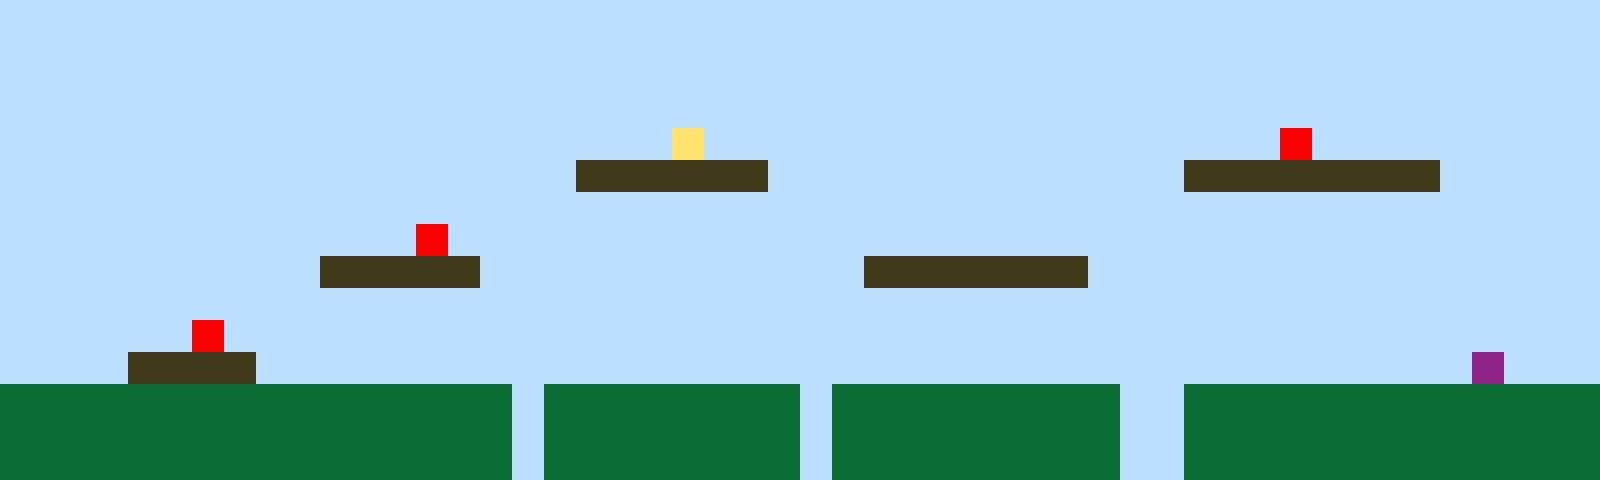

A 2D game scene composited from a Tiled map and its tileset images. What follows is a short description and the map's XML, with every tile layer's data as written:
An orthogonal 50x15 tile map with 32x32 px tiles, 1 tile layer (Tile Layer 1).

<map version="1.10" tiledversion="1.11.2" orientation="orthogonal" renderorder="right-up" width="50" height="15" tilewidth="32" tileheight="32" infinite="0" nextlayerid="2" nextobjectid="1"><editorsettings><export target="map1.csv" format="csv" /></editorsettings><tileset firstgid="1" name="sprites" tilewidth="32" tileheight="32" tilecount="6" columns="3"><image source="sprites.png" width="96" height="64" /></tileset><layer id="1" name="Tile Layer 1" width="50" height="15"><data encoding="csv">1,1,1,1,1,1,1,1,1,1,1,1,1,1,1,1,1,1,1,1,1,1,1,1,1,1,1,1,1,1,1,1,1,1,1,1,1,1,1,1,1,1,1,1,1,1,1,1,1,1,1,1,1,1,1,1,1,1,1,1,1,1,1,1,1,1,1,1,1,1,1,1,1,1,1,1,1,1,1,1,1,1,1,1,1,1,1,1,1,1,1,1,1,1,1,1,1,1,1,1,1,1,1,1,1,1,1,1,1,1,1,1,1,1,1,1,1,1,1,1,1,1,1,1,1,1,1,1,1,1,1,1,1,1,1,1,1,1,1,1,1,1,1,1,1,1,1,1,1,1,1,1,1,1,1,1,1,1,1,1,1,1,1,1,1,1,1,1,1,1,1,1,1,1,1,1,1,1,1,1,1,1,1,1,1,1,1,1,1,1,1,1,1,1,1,1,1,1,1,1,1,1,1,1,1,1,1,1,1,1,1,1,1,1,1,1,1,1,1,1,1,4,1,1,1,1,1,1,1,1,1,1,1,1,1,1,1,1,1,1,5,1,1,1,1,1,1,1,1,1,1,1,1,1,1,1,1,1,1,1,1,1,1,1,1,1,1,1,3,3,3,3,3,3,1,1,1,1,1,1,1,1,1,1,1,1,1,3,3,3,3,3,3,3,3,1,1,1,1,1,1,1,1,1,1,1,1,1,1,1,1,1,1,1,1,1,1,1,1,1,1,1,1,1,1,1,1,1,1,1,1,1,1,1,1,1,1,1,1,1,1,1,1,1,1,1,1,1,1,1,1,1,1,1,1,1,1,1,1,1,1,1,1,5,1,1,1,1,1,1,1,1,1,1,1,1,1,1,1,1,1,1,1,1,1,1,1,1,1,1,1,1,1,1,1,1,1,1,1,1,1,1,1,1,1,1,1,1,1,1,3,3,3,3,3,1,1,1,1,1,1,1,1,1,1,1,1,3,3,3,3,3,3,3,1,1,1,1,1,1,1,1,1,1,1,1,1,1,1,1,1,1,1,1,1,1,1,1,1,1,1,1,1,1,1,1,1,1,1,1,1,1,1,1,1,1,1,1,1,1,1,1,1,1,1,1,1,1,1,1,1,1,1,1,1,1,1,1,1,1,1,1,1,1,1,1,5,1,1,1,1,1,1,1,1,1,1,1,1,1,1,1,1,1,1,1,1,1,1,1,1,1,1,1,1,1,1,1,1,1,1,1,1,1,1,1,1,1,1,1,1,1,1,1,3,3,3,3,1,1,1,1,1,1,1,1,1,1,1,1,1,1,1,1,1,1,1,1,1,1,1,1,1,1,1,1,1,1,1,1,1,1,1,1,1,1,6,1,1,1,2,2,2,2,2,2,2,2,2,2,2,2,2,2,2,2,1,2,2,2,2,2,2,2,2,1,2,2,2,2,2,2,2,2,2,1,1,2,2,2,2,2,2,2,2,2,2,2,2,2,2,2,2,2,2,2,2,2,2,2,2,2,2,2,2,2,1,2,2,2,2,2,2,2,2,1,2,2,2,2,2,2,2,2,2,1,1,2,2,2,2,2,2,2,2,2,2,2,2,2,2,2,2,2,2,2,2,2,2,2,2,2,2,2,2,2,1,2,2,2,2,2,2,2,2,1,2,2,2,2,2,2,2,2,2,1,1,2,2,2,2,2,2,2,2,2,2,2,2,2</data></layer></map>
